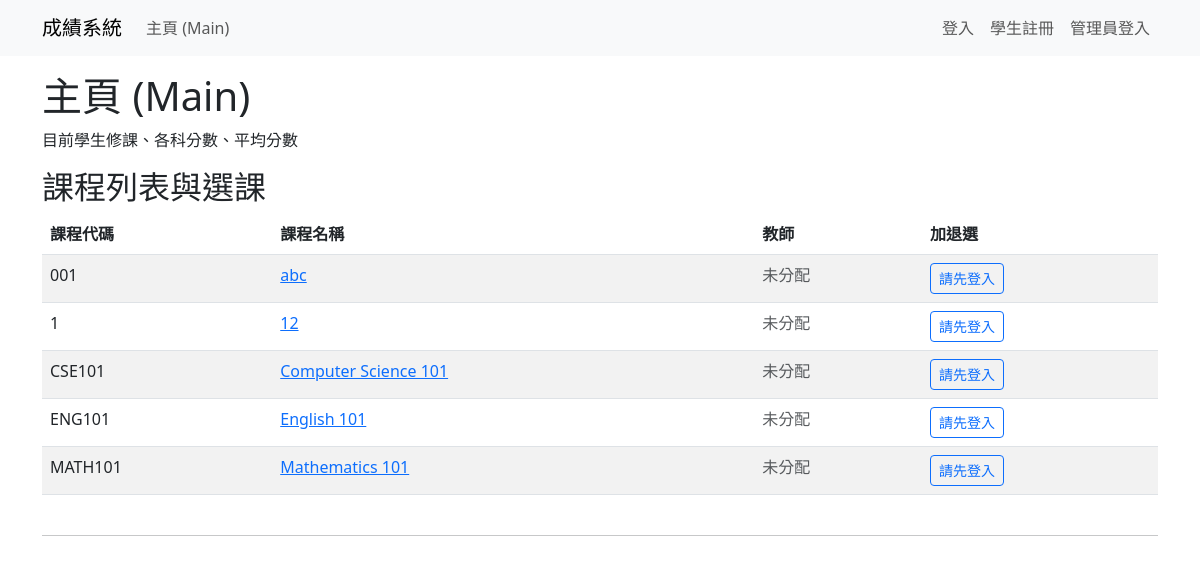
/main/, run on the app's committed database.
### grades/models.py (models this page shows, shortened)
class Course(models.Model):
    name = models.CharField(max_length=100, verbose_name="課程名稱")
    code = models.CharField(max_length=10, unique=True, verbose_name="課程號碼")
    teacher = models.ForeignKey(
        User,
        null=True,
        blank=True,
        on_delete=models.SET_NULL,
        related_name='teaching_courses',
        verbose_name="任課教師",
    )

### grades/views.py (the view, shortened to what this page needs)
# urls.py: path('main/', views.main, name='main'),
def main(request):
    if request.user.is_authenticated:
        if _is_teacher(request.user):
            return redirect('teacher_courses')
        if not request.user.is_staff:
            return redirect('student_courses')
    students = User.objects.filter(is_staff=False).order_by('username')
    rows = []
    courses = Course.objects.all().order_by('code')
    return render(request, 'main.html', {'rows': rows, 'courses': courses})

### templates/main.html (shortened to what this page needs)
{% extends "base.html" %}
{% block content %}
<h1>主頁 (Main)</h1>
<p>目前學生修課、各科分數、平均分數</p>
<h2>課程列表與選課</h2>
<div class="table-responsive mb-4">
  <table class="table table-striped">
    <thead>
      <tr>
        <th>課程代碼</th>
        <th>課程名稱</th>
        <th>教師</th>
        <th>加退選</th>
      </tr>
    </thead>
    <tbody>
      {% for course in courses %}
        <tr>
          <td>{{ course.code }}</td>
          <td><a href="{% url 'course_detail' course.id %}">{{ course.name }}</a></td>
          <td>
            {% if course.teacher and course.teacher.user and course.teacher.user.profile and course.teacher.user.profile.is_teacher %}
              {{ course.teacher.user.username }}
            {% else %}
              <span class="text-muted">未分配</span>
            {% endif %}
          </td>
          <td>
            {% if user.is_authenticated %}
            <form method="post" action="{% url 'enroll_course' %}" style="display: inline">
              {% csrf_token %}
              <input type="hidden" name="course_id" value="{{ course.id }}">
              <input type="hidden" name="action" value="enroll">
              <button type="submit" class="btn btn-sm btn-primary">加選</button>
            </form>
            {% else %}
            <a href="{% url 'login' %}?next={% url 'main' %}" class="btn btn-sm btn-outline-primary">請先登入</a>
            {% endif %}
          </td>
        </tr>
      {% empty %}
        <tr><td colspan="4" class="text-center">目前沒有課程</td></tr>
      {% endfor %}
    </tbody>
  </table>
</div>
<hr>
{% endblock %}

### templates/base.html (shortened to what this page needs)
<!doctype html>
<html lang="zh-Hant">
  <head>
    <link href="https://cdn.jsdelivr.net/npm/bootstrap@5.3.0/dist/css/bootstrap.min.css" rel="stylesheet">
  </head>
  <body>
    <nav class="navbar navbar-expand-lg navbar-light bg-light mb-3">
      <div class="container">
        <a class="navbar-brand" href="{% url 'index' %}">成績系統</a>
        <div class="collapse navbar-collapse">
          <ul class="navbar-nav me-auto">
            <li class="nav-item"><a class="nav-link" href="{% url 'main' %}">主頁 (Main)</a></li>
          </ul>
          <ul class="navbar-nav">
            {% if user.is_authenticated %}
              <li class="nav-item d-flex align-items-center">
                {% if user.profile.avatar %}
                  <img src="{{ user.profile.avatar.url }}" alt="avatar" style="height:32px;width:32px;border-radius:50%;object-fit:cover;margin-right:8px;">
                {% endif %}
                <span class="nav-link">Hi, {% if user.profile and user.profile.full_name %}{{ user.profile.full_name }}{% else %}{{ user.username }}{% endif %}</span>
              </li>
              <li class="nav-item"><a class="nav-link" href="{% url 'edit_profile' %}">編輯資料</a></li>
              <li class="nav-item">
                <form method="post" action="{% url 'logout' %}" style="display:inline;">
                  {% csrf_token %}
                  <button type="submit" class="nav-link btn btn-link" style="border:none;background:none;cursor:pointer;">登出</button>
                </form>
              </li>
            {% else %}
              <li class="nav-item"><a class="nav-link" href="{% url 'login' %}">登入</a></li>
              <li class="nav-item"><a class="nav-link" href="{% url 'register' %}">學生註冊</a></li>
              <li class="nav-item"><a class="nav-link" href="/admin/login/?next=/admin/">管理員登入</a></li>
            {% endif %}
          </ul>
        </div>
      </div>
    </nav>
    <div class="container">
      {% block content %}{% endblock %}
    </div>
  </body>
</html>

### data on the page
Course: code "001", name "abc", shows "未分配"
Course: code "1", name "12", shows "未分配"
Course: code "CSE101", name "Computer Science 101", shows "未分配"
Course: code "ENG101", name "English 101", shows "未分配"
Course: code "MATH101", name "Mathematics 101", shows "未分配"
